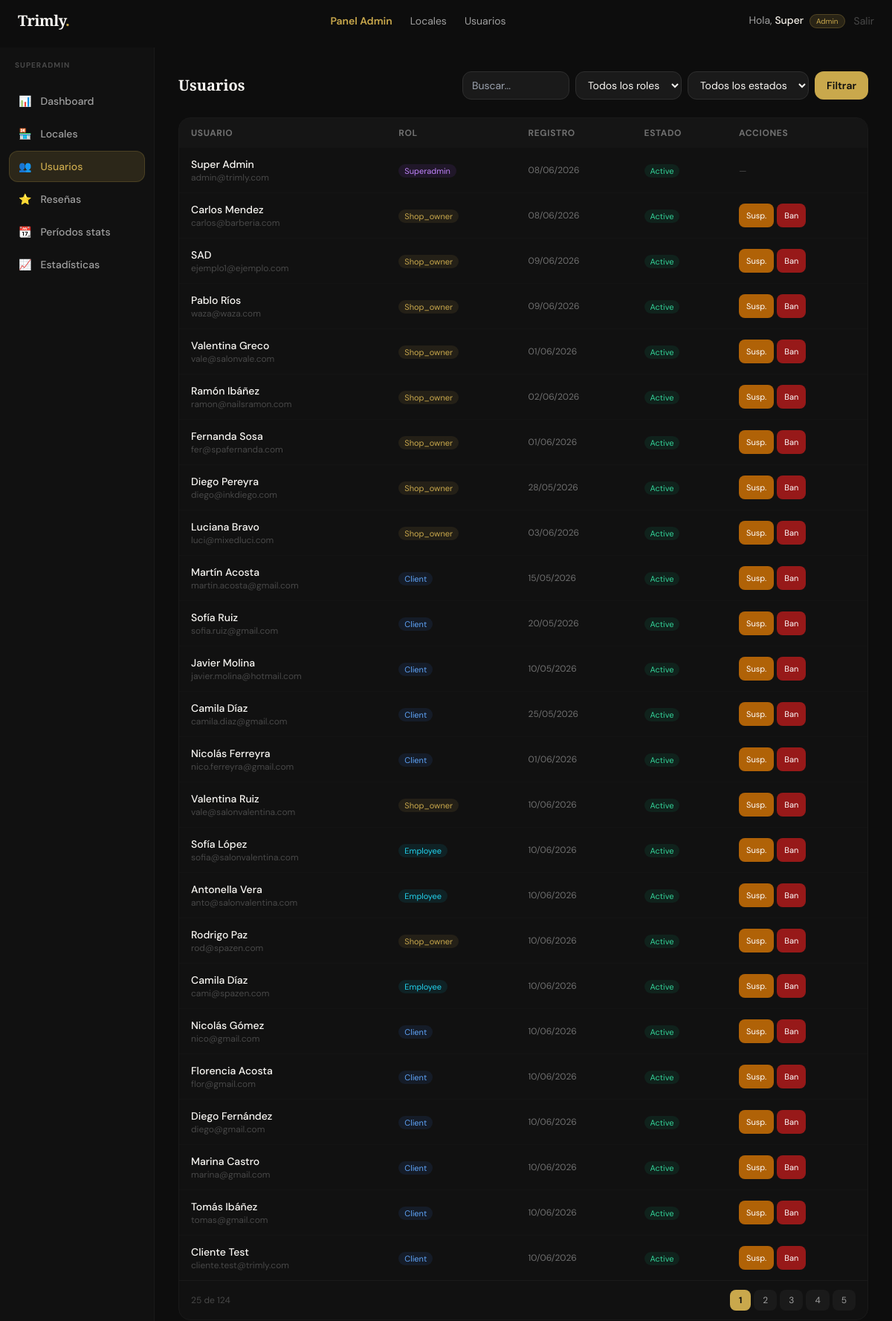
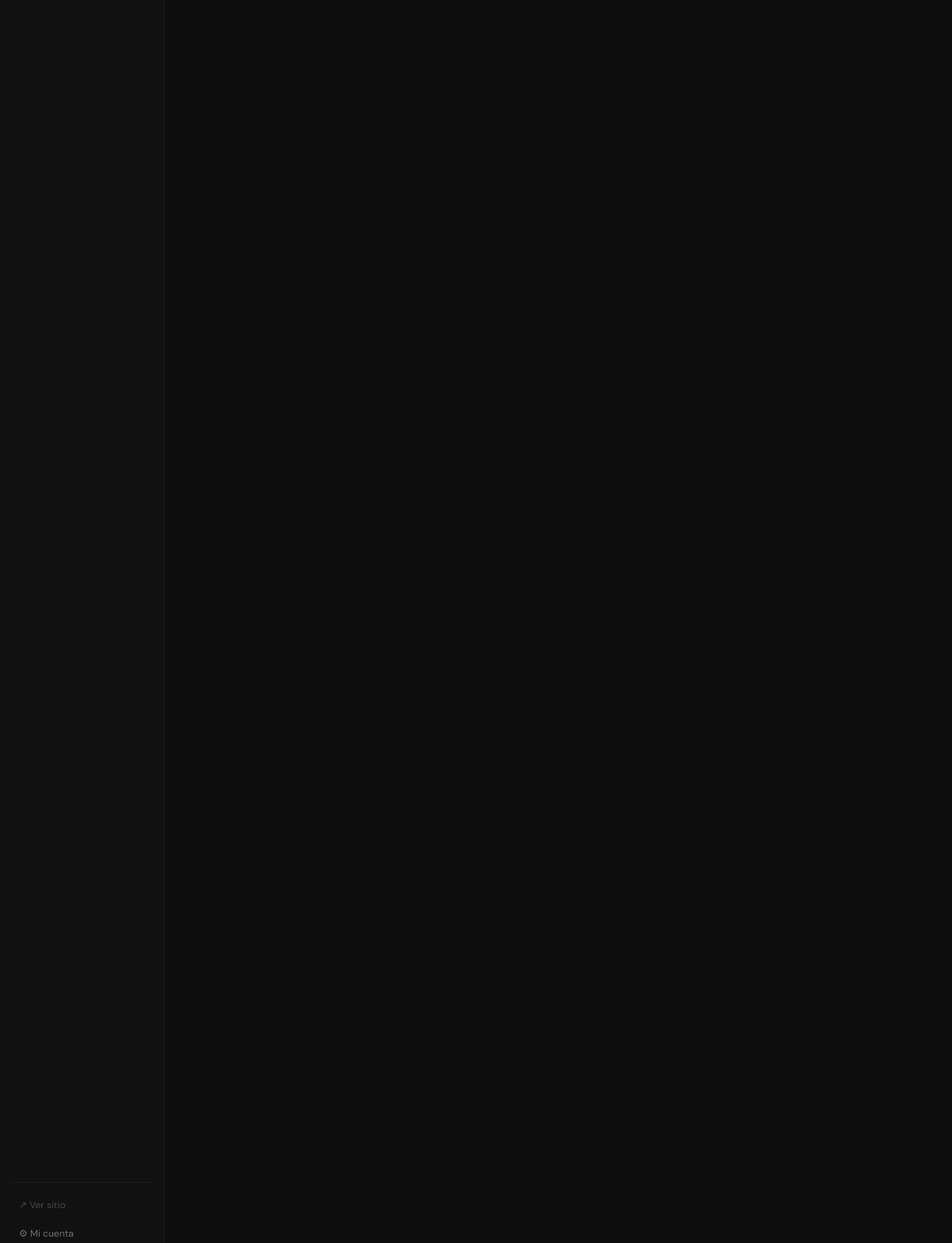
The page /trimly/admin/usuarios (signed in) on the database its author committed (2 pictures, top to bottom).
### tables this page shows
CREATE TABLE `users` (
  `id` int UNSIGNED NOT NULL,
  `name` varchar(100) NOT NULL,
  `email` varchar(150) NOT NULL,
  `phone` varchar(30) DEFAULT NULL,
  `password_hash` varchar(255) NOT NULL,
  `role` enum('superadmin','shop_owner','employee','client') NOT NULL DEFAULT 'client',
  `avatar` varchar(255) DEFAULT NULL,
  `email_verified` tinyint(1) NOT NULL DEFAULT '0',
  `verify_token` varchar(100) DEFAULT NULL,
  `reset_token` varchar(100) DEFAULT NULL,
  `reset_expires` datetime DEFAULT NULL,
  `status` enum('active','suspended','banned') NOT NULL DEFAULT 'active',
  `last_login` datetime DEFAULT NULL,
  `created_at` datetime NOT NULL DEFAULT CURRENT_TIMESTAMP,
  `updated_at` datetime NOT NULL DEFAULT CURRENT_TIMESTAMP ON UPDATE CURRENT_TIMESTAMP,
  `ban_reason` varchar(500) DEFAULT NULL,
  `suspended_until` datetime DEFAULT NULL
);

### app/Controllers/BaseController.php (called while the page is built, shortened)
<?php
abstract class BaseController
{
    protected function view(string $template, array $viewData = [], int $status = 200): void
    {
        require APP_PATH . '/Views/partials/layout.php';
    }
    protected function input(string $key, mixed $default = null): mixed
    {
        return $_POST[$key] ?? $_GET[$key] ?? $default;
    }
}

### app/Controllers/AdminController.php (called while the page is built, shortened)
<?php
class AdminController extends BaseController
{
    private User $userModel;
    public function __construct() {
        $this->userModel   = new User();
    }
    public function users(): void {
        $page   = max(1,(int)$this->input('page',1));
        $where  = ['1']; $params = [];
        $result = $this->userModel->paginate($page,25,implode(' AND ',$where),$params);
        $this->view('admin/users',['pageTitle'=>'Usuarios — Admin','users'=>$result['data'],'pagination'=>$result,'filter'=>compact('role','status','search')]);
    }
}

### index.php (called while the page is built, shortened)
<?php
$routes = require BASE_PATH . '/routes/web.php';
$method = $_SERVER['REQUEST_METHOD'];
$uri  = parse_url($_SERVER['REQUEST_URI'], PHP_URL_PATH);
$base = base_path();
if ($base && str_starts_with($uri, $base)) $uri = substr($uri, strlen($base));
$uri = rtrim($uri, '/') ?: '/';
$matched = null; $params = [];
foreach ($routes as [$rMethod, $pattern, $handler, $middleware]) {
    if (strtoupper($rMethod) !== $method) continue;
    $regex = str_contains($pattern, '{any}')
        ? str_replace('{any}', '(.*)', $pattern)
        : preg_replace('/\{[^}]+\}/', '([^/]+)', $pattern);
    $regex = '#^' . $regex . '$#u';
    if (preg_match($regex, $uri, $matches)) {
        preg_match_all('/\{([^}]+)\}/', $pattern, $paramNames);
        array_shift($matches);
        $params  = !empty($paramNames[1]) ? array_combine($paramNames[1], $matches) : [];
        $matched = [$handler, $middleware, $params];
        break;
    }
}
[$handler, $middleware, $params] = $matched;
[$controllerName, $actionName] = explode('@', $handler);
$controller = new $controllerClass();
$controller->$actionName(...array_values($params));

### app/Helpers/Helpers.php (called while the page is built, shortened)
<?php
function base_path(): string {
    static $base = null;
    if ($base === null) {
        $appUrl = rtrim(getenv('APP_URL') ?: 'http://localhost', '/');
        $parsed = parse_url($appUrl);
        $base   = rtrim($parsed['path'] ?? '', '/');
    }
    return $base;
}
function path(string $route = ''): string {
    return base_path() . '/' . ltrim($route, '/');
}
function e(mixed $val): string {
    return htmlspecialchars((string)($val ?? ''), ENT_QUOTES | ENT_SUBSTITUTE, 'UTF-8');
}
function fecha(string|null $date, string $format = 'd/m/Y'): string {
    return date($format, strtotime($date));
}

### app/Models/BaseModel.php (called while the page is built, shortened)
<?php
abstract class BaseModel
{
    protected PDO    $db;
    protected string $table;
    public function __construct()
    {
        $this->db = Database::getInstance();
    }
    public function paginate(int $page, int $perPage, string $where = '1', array $params = []): array
    {
        $offset = ($page - 1) * $perPage;
        $total  = $this->db->prepare("SELECT COUNT(*) FROM {$this->table} WHERE $where");
        $total->execute($params);
        $count  = (int) $total->fetchColumn();
        $st = $this->db->prepare("SELECT * FROM {$this->table} WHERE $where LIMIT $perPage OFFSET $offset");
        $st->execute($params);
        return [
            'data'         => $st->fetchAll(),
            'total'        => $count,
            'per_page'     => $perPage,
            'current_page' => $page,
            'last_page'    => (int) ceil($count / $perPage),
        ];
    }
}

### app/Models/Database.php (called while the page is built, shortened)
<?php
class Database
{
    private static ?PDO $instance = null;
    public static function getInstance(): PDO
    {
        if (self::$instance === null) {
            $cfg = require BASE_PATH . '/config/database.php';
            $dsn = "mysql:host={$cfg['host']};port={$cfg['port']};dbname={$cfg['database']};charset={$cfg['charset']}";
            try {
                self::$instance = new PDO($dsn, $cfg['username'], $cfg['password'], $cfg['options']);
                self::$instance->exec("SET NAMES utf8mb4 COLLATE utf8mb4_unicode_ci");
            } catch (PDOException $e) {
                error_log('Trimly DB Error: ' . $e->getMessage());
                http_response_code(500);
                echo '<!DOCTYPE html><html><head><meta charset="UTF-8"><title>Error de conexión</title>
                <style>body{background:#0d0d0d;color:#eee;font-family:sans-serif;display:flex;align-items:center;justify-content:center;min-height:100vh;margin:0;}
                .box{text-align:center;padding:40px;border:1px solid #333;border-radius:16px;max-width:500px;}
                h1{color:#C9A84C;margin-bottom:12px;}p{color:#888;margin:8px 0;font-size:14px;}
                .err{background:#1a0000;border:1px solid #5a0000;border-radius:8px;padding:12px;margin:16px 0;font-family:monospace;font-size:13px;color:#ff6b6b;text-align:left;}</style>
                </head><body><div class="box">
                <h1>⚠ Error de base de datos</h1>
                <p>No se pudo conectar a MySQL. Verificá que:</p>
                <p>• MySQL esté corriendo en Laragon (botón verde)</p>
                <p>• La base de datos <strong>trimly</strong> exista</p>
                <p>• Las credenciales en <strong>.env</strong> sean correctas</p>
                <div class="err">' . htmlspecialchars($e->getMessage()) . '</div>
                </div></body></html>';
                exit;
            }
        }
        return self::$instance;
    }
}

### app/Views/admin/users.php (the view, shortened to what this page needs)
<div class="flex min-h-screen pt-16 pb-16 lg:pb-0">
<?php require __DIR__ . '/partials/sidebar.php'; ?>
<main class="flex-1 p-5 lg:p-8 overflow-x-hidden min-w-0">
  <div class="flex flex-col sm:flex-row sm:items-center justify-between gap-3 mb-6">
    <h1 class="font-display text-xl font-bold text-cream-light">Usuarios</h1>
    <form method="GET" class="flex flex-wrap gap-2">
      <input name="q" value="<?= e($filter['search']) ?>" placeholder="Buscar..." class="bg-ink-700 border border-ink-600 rounded-xl px-3 py-2 text-sm text-cream-light focus:border-gold focus:outline-none w-36">
      <select name="role" class="bg-ink-700 border border-ink-600 rounded-xl px-3 py-2 text-sm text-cream-light focus:border-gold focus:outline-none">
        <option value="">Todos los roles</option>
      </select>
      <select name="status" class="bg-ink-700 border border-ink-600 rounded-xl px-3 py-2 text-sm text-cream-light focus:border-gold focus:outline-none">
        <option value="">Todos los estados</option>
      </select>
      <button class="bg-gold text-ink-900 font-semibold px-4 py-2 rounded-xl text-sm hover:bg-gold-500 transition-colors">Filtrar</button>
    </form>
  </div>
  <div class="bg-ink-800 border border-ink-700 rounded-2xl overflow-hidden">
    <div class="overflow-x-auto">
      <table class="w-full text-sm min-w-[560px]">
        <thead class="bg-ink-700/50">
          <tr class="text-left text-ink-400 text-xs uppercase tracking-wider">
            <th class="px-4 py-3">Usuario</th>
            <th class="px-4 py-3">Rol</th>
            <th class="px-4 py-3 hidden md:table-cell">Registro</th>
            <th class="px-4 py-3">Estado</th>
            <th class="px-4 py-3">Acciones</th>
          </tr>
        </thead>
        <tbody class="divide-y divide-ink-700/40">
          <?php foreach($users as $u):
            $roleColors=['client'=>'text-blue-400 bg-blue-500/10','shop_owner'=>'text-gold bg-gold/10','employee'=>'text-cyan-400 bg-cyan-500/10','superadmin'=>'text-purple-400 bg-purple-500/10'];
            $rc=$roleColors[$u['role']]??'text-ink-400 bg-ink-700';
            $sc=['active'=>'text-emerald-400 bg-emerald-500/10','suspended'=>'text-amber-400 bg-amber-500/10','banned'=>'text-red-400 bg-red-500/10'][$u['status']??'active']??'text-ink-400 bg-ink-700';
          ?>
          <tr class="hover:bg-ink-700/20 transition-colors">
            <td class="px-4 py-3">
              <p class="font-medium text-cream-light"><?= e($u['name']) ?></p>
              <p class="text-xs text-ink-500"><?= e($u['email']) ?></p>
            </td>
            <td class="px-4 py-3"><span class="text-[11px] px-2 py-0.5 rounded-full <?=$rc?>"><?= ucfirst($u['role']) ?></span></td>
            <td class="px-4 py-3 hidden md:table-cell text-xs text-ink-400"><?= fecha($u['created_at']) ?></td>
            <td class="px-4 py-3"><span class="text-[11px] px-2 py-0.5 rounded-full <?=$sc?>"><?= ucfirst($u['status']??'active') ?></span></td>
            <td class="px-4 py-3">
              <?php if($u['role']!=='superadmin'): ?>
              <div class="flex gap-1 flex-wrap">
                <?php if(($u['status']??'active')!=='active'): ?>
                <button onclick="setStatus(<?=$u['id']?>,'active')" class="text-[11px] bg-emerald-600 hover:bg-emerald-500 text-white px-2.5 py-1.5 rounded-lg">Activar</button>
                <?php else: ?>
                <button onclick="openBanModal(<?=$u['id']?>,'suspended')" class="text-[11px] bg-amber-600/80 hover:bg-amber-600 text-white px-2.5 py-1.5 rounded-lg">Susp.</button>
                <button onclick="openBanModal(<?=$u['id']?>,'banned')" class="text-[11px] bg-red-700/80 hover:bg-red-700 text-white px-2.5 py-1.5 rounded-lg">Ban</button>
                <?php endif; ?>
              </div>
              <?php else: ?>
              <span class="text-xs text-ink-500">—</span>
              <?php endif; ?>
            </td>
          </tr>
          <?php endforeach; ?>
        </tbody>
      </table>
    </div>
    <?php if($pagination['last_page']>1): ?>
    <div class="flex items-center justify-between px-4 py-3 border-t border-ink-700">
      <p class="text-xs text-ink-500"><?= count($users) ?> de <?= $pagination['total'] ?></p>
      <div class="flex gap-1 flex-wrap">
        <?php for($p=1;$p<=$pagination['last_page'];$p++): $a=$p===$pagination['current_page']; ?>
        <a href="?<?= http_build_query(array_merge($filter,['page'=>$p])) ?>" class="px-3 py-1.5 text-xs rounded-lg <?=$a?'bg-gold text-ink-900 font-bold':'bg-ink-700 text-ink-300 hover:bg-ink-600'?>"><?=$p?></a>
        <?php endfor; ?>
      </div>
    </div>
    <?php endif; ?>
  </div>
</main>
</div>

### app/Views/partials/header.php (shortened to what this page needs)
<?php
$user     = $_SESSION['user'] ?? null;
$role     = $user['role'] ?? null;
$isAdmin  = $role === 'superadmin';
?>
<header class="fixed top-0 left-0 right-0 z-50" style="left:0;right:0;width:100%">
  <div id="hdr" class="transition-all duration-300 border-b border-transparent">
    <div class="w-full px-4 sm:px-6">
      <div class="flex items-center justify-between h-14">
        <a href="<?= path('/') ?>" class="flex items-center shrink-0 mr-6">
          <span class="font-display font-bold text-xl text-cream-light tracking-tight">Trimly<span class="text-gold">.</span></span>
        </a>
        <nav class="hidden md:flex items-center gap-6">
          <?php if($isAdmin): ?>
            <a href="<?= path('/admin') ?>" class="nav-link text-sm font-semibold text-gold">Panel Admin</a>
            <a href="<?= path('/admin/locales') ?>" class="nav-link text-sm text-ink-300 hover:text-cream transition-colors">Locales</a>
            <a href="<?= path('/admin/usuarios') ?>" class="nav-link text-sm text-ink-300 hover:text-cream transition-colors">Usuarios</a>
          <?php endif; ?>
        </nav>
        <div class="hidden md:flex items-center gap-3">
          <?php if($user): ?>
            <span class="text-sm text-ink-300">Hola, <span class="text-cream font-medium"><?= e(explode(' ',$user['name'])[0]) ?></span>
              <?php if($isAdmin): ?><span class="ml-1 text-[10px] bg-gold/15 text-gold border border-gold/25 px-2 py-0.5 rounded-full">Admin</span><?php endif; ?>
            </span>
            <a href="<?= path('/logout') ?>" class="text-sm text-ink-500 hover:text-ink-200 transition-colors">Salir</a>
          <?php endif; ?>
        </div>
      </div>
    </div>
  </div>
</header>

### app/Views/partials/layout.php (style rules this page uses)
.nav-link { position:relative; }
.nav-link::after { content:'';position:absolute;bottom:-2px;left:0;width:0;height:1px;background:#C9A84C;transition:width .3s ease; }

### rows shown on the page
users: name "Super", name "Super Admin", email "admin@trimly.com", role "Superadmin", created_at "08/06/2026", status "Active"
users: name "Carlos Mendez", email "carlos@barberia.com", role "Shop_owner", created_at "08/06/2026", status "Active"
users: name "SAD", email "ejemplo1@ejemplo.com", role "Shop_owner", created_at "09/06/2026", status "Active"
users: name "Pablo Ríos", email "waza@waza.com", role "Shop_owner", created_at "09/06/2026", status "Active"
users: name "Valentina Greco", email "vale@salonvale.com", role "Shop_owner", created_at "01/06/2026", status "Active"
users: name "Ramón Ibáñez", email "ramon@nailsramon.com", role "Shop_owner", created_at "02/06/2026", status "Active"
users: name "Fernanda Sosa", email "fer@spafernanda.com", role "Shop_owner", created_at "01/06/2026", status "Active"
users: name "Diego Pereyra", email "diego@inkdiego.com", role "Shop_owner", created_at "28/05/2026", status "Active"
users: name "Luciana Bravo", email "luci@mixedluci.com", role "Shop_owner", created_at "03/06/2026", status "Active"
users: name "Martín Acosta", email "martin.acosta@gmail.com", role "Client", created_at "15/05/2026", status "Active"
users: name "Sofía Ruiz", email "sofia.ruiz@gmail.com", role "Client", created_at "20/05/2026", status "Active"
users: name "Javier Molina", email "javier.molina@hotmail.com", role "Client", created_at "10/05/2026", status "Active"
users: name "Camila Díaz", email "camila.diaz@gmail.com", role "Client", created_at "25/05/2026", status "Active"
users: name "Nicolás Ferreyra", email "nico.ferreyra@gmail.com", role "Client", created_at "01/06/2026", status "Active"
users: name "Valentina Ruiz", email "vale@salonvalentina.com", role "Shop_owner", created_at "10/06/2026", status "Active"
users: name "Sofía López", email "sofia@salonvalentina.com", role "Employee", created_at "10/06/2026", status "Active"
users: name "Antonella Vera", email "anto@salonvalentina.com", role "Employee", created_at "10/06/2026", status "Active"
users: name "Rodrigo Paz", email "rod@spazen.com", role "Shop_owner", created_at "10/06/2026", status "Active"
users: name "Camila Díaz", email "cami@spazen.com", role "Employee", created_at "10/06/2026", status "Active"
users: name "Nicolás Gómez", email "nico@gmail.com", role "Client", created_at "10/06/2026", status "Active"
users: name "Florencia Acosta", email "flor@gmail.com", role "Client", created_at "10/06/2026", status "Active"
users: name "Diego Fernández", email "diego@gmail.com", role "Client", created_at "10/06/2026", status "Active"
users: name "Marina Castro", email "marina@gmail.com", role "Client", created_at "10/06/2026", status "Active"
users: name "Tomás Ibáñez", email "tomas@gmail.com", role "Client", created_at "10/06/2026", status "Active"
users: name "Cliente Test", email "cliente.test@trimly.com", role "Client", created_at "10/06/2026", status "Active"

### other values the page prints
$item['icon'] "📊"
$item['label'] "Dashboard"
$item['icon'] "🏪"
$item['label'] "Locales"
$item['icon'] "👥"
$item['label'] "Usuarios"
$item['icon'] "⭐"
$item['label'] "Reseñas"
$item['icon'] "📆"
$item['label'] "Períodos stats"
$item['icon'] "📈"
$item['label'] "Estadísticas"
count($users) "25"
$pagination['total'] "124"
